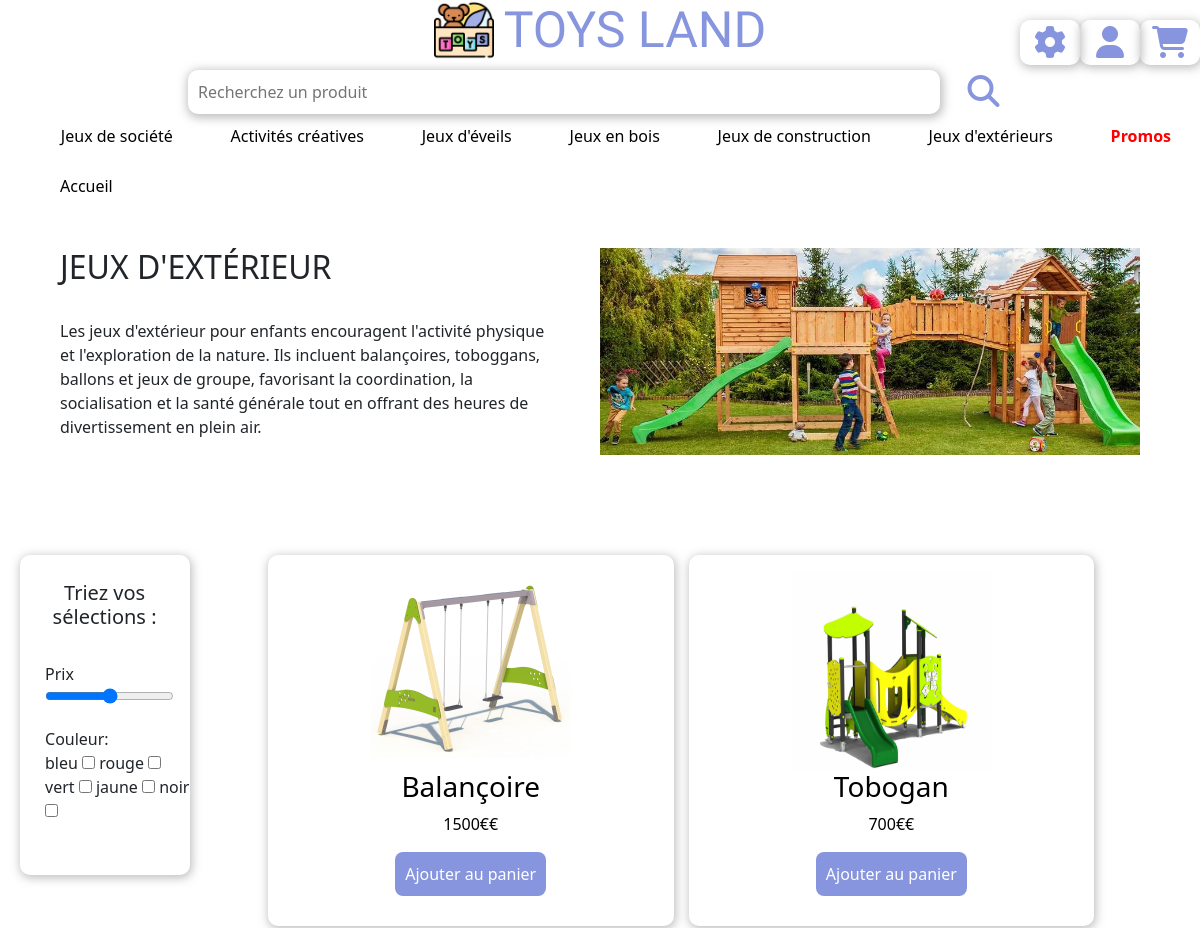
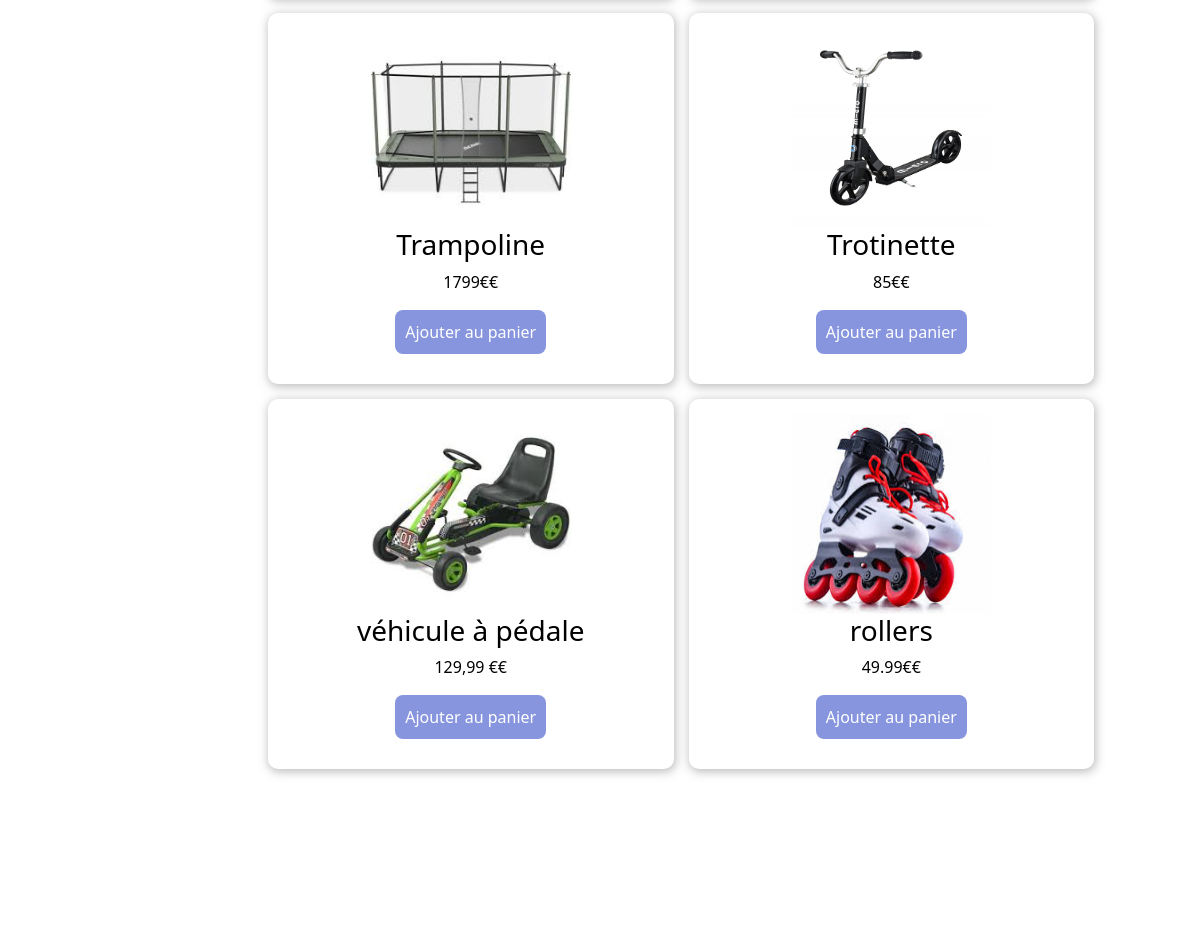
/php/jeuxexterieur.php (upper part), run on an earlier commit of the app's database (2 pictures, top to bottom).
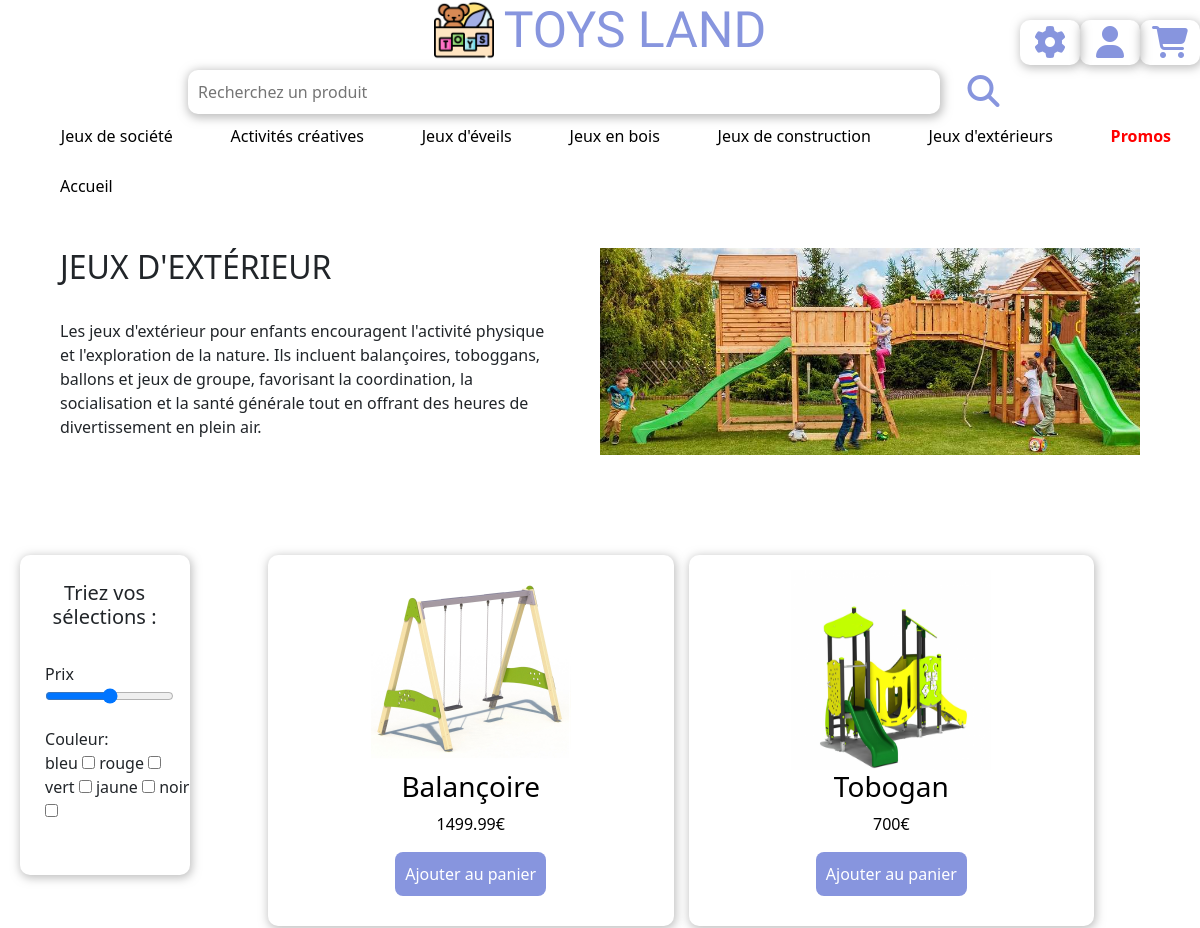
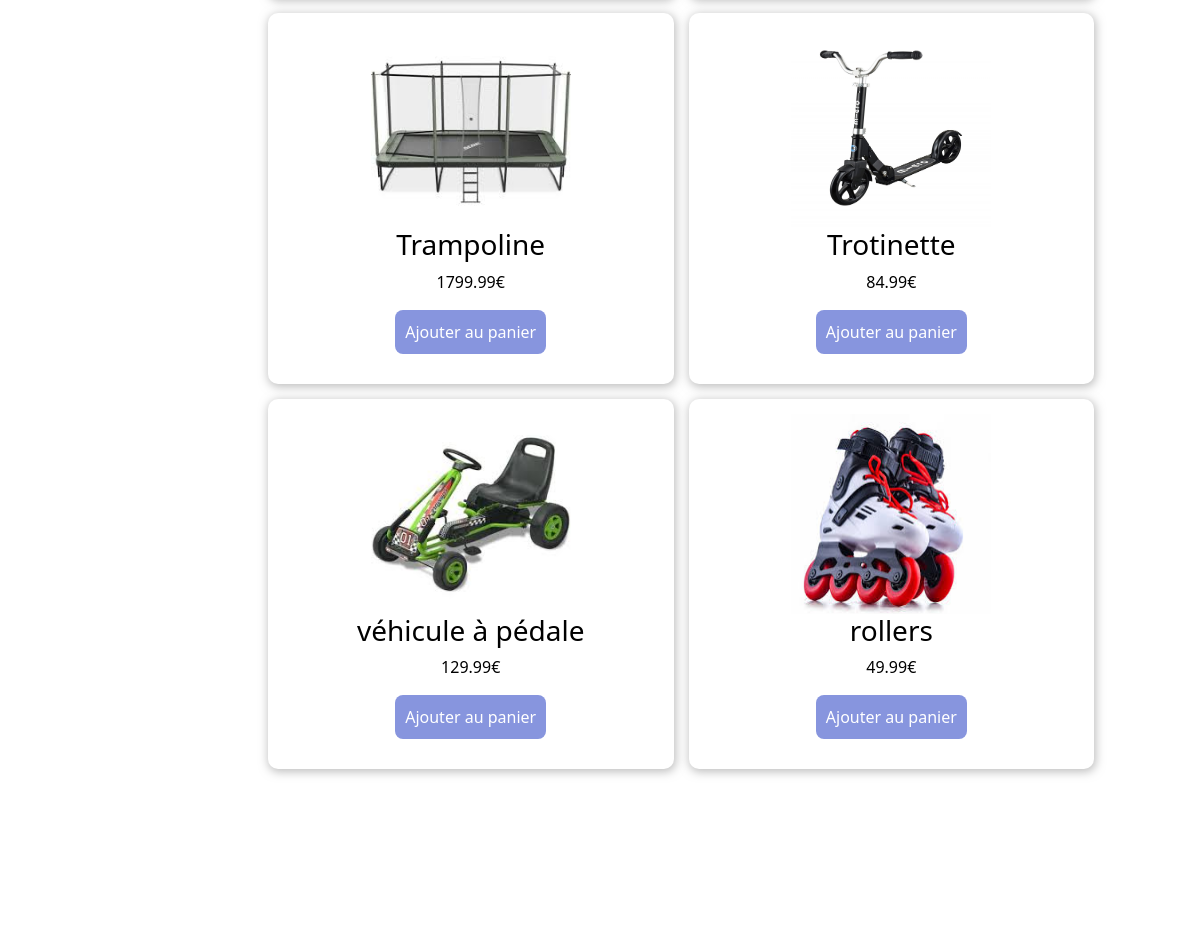
And on a later commit of the database (2 pictures, top to bottom).
### tables this page shows
CREATE TABLE `produits` (
  `id` int NOT NULL,
  `nom` varchar(255) NOT NULL,
  `description` longtext NOT NULL,
  `image` varchar(255) NOT NULL,
  `prix` float NOT NULL,
  `categorie` varchar(255) NOT NULL,
  `stock` int NOT NULL,
  `promo` varchar(255) NOT NULL
);

### php/jeuxexterieur.php (the view, shortened to what this page needs)
<?php
require_once("connect.php");
$sql = "SELECT * FROM produits WHERE categorie ='Jeux d\'extérieur'";
$query = $db->prepare($sql);
$query->execute();
$produits = $query->fetchALL();
include_once("components/navbar.php");
?>
<link rel="stylesheet" href="pagejeux.css">
<section id="section">
<a id="accueil" href="index.php">Accueil</a>
    <div class="intro-container">
        <div class="texte-description">
        <h2>JEUX D'EXTÉRIEUR</h2>
        <p>Les jeux d'extérieur pour enfants encouragent l'activité physique et l'exploration de la nature. Ils incluent balançoires,
            toboggans, ballons et jeux de groupe, favorisant la coordination, la socialisation et la santé générale tout en offrant
            des heures de divertissement en plein air.</p>
        </div>
        <div class="image-intro">
            <img id="img-intro"src="components/img/jeuxexterieur.jpg">
        </div>
    </div>
    <div class="main-container">
        <div class="sort-container">
            <div class="conteneur-tri">
                <h5>Triez vos sélections :</h5>
                <div class="div-price">
                    <label for="price">Prix</label>
                    <input type="range" name="price" id="price" min="0" max="2000">
                </div>
                <div class="div-color">
                    <div>Couleur:</div>
                    <div class="checkbox">
                    <label for="bleu">bleu</label>
                    <input type="checkbox" name="bleu" id="bleu">
                    <label for="rouge">rouge</label>
                    <input type="checkbox" name="rouge" id="rouge">
                    <label for="vert">vert</label>
                    <input type="checkbox" name="vert" id="vert">
                    <label for="jaune">jaune</label>
                    <input type="checkbox" name="jaune" id="jaune">
                    <label for="noir">noir</label>
                    <input type="checkbox" name="noir" id="noir">
                    </div>
                </div>
            </div>
        </div>
        <div class="article-container">
            <section class="catalogue-produits">
                <?php foreach($produits as $produit):?>
                    <article><a href="produit.php?id=<?=$produit["id"]?>">
                    <?php
                        $imagePath = $produit['image'];
                        $class = 'admin/' . $imagePath;
                        ?>
                        <img id="img-article" src="<?= htmlspecialchars($class)?>" alt="photo <?=strip_tags($produit["nom"])?>">
                        <h3><?=strip_tags($produit["nom"])?></h3>
                        <p><?=strip_tags($produit["prix"])?>€</p>
                        <button>Ajouter au panier</button>
                    </a></article>
                <?php endforeach;?>
            </section>
        </div>
    </div>
</section>
<?php
include_once("components/footer.php");
?>

What changed in the data, as far as the page shows it:
changed produits "Balançoire": prix "1500€" → "1499.99"
changed produits "Tobogan": prix "700€" → "700"
changed produits "Trampoline": prix "1799€" → "1799.99"
changed produits "Trotinette": prix "85€" → "84.99"
changed produits "véhicule à pédale": prix "129,99 €" → "129.99"
changed produits "rollers": prix "49.99€" → "49.99"
